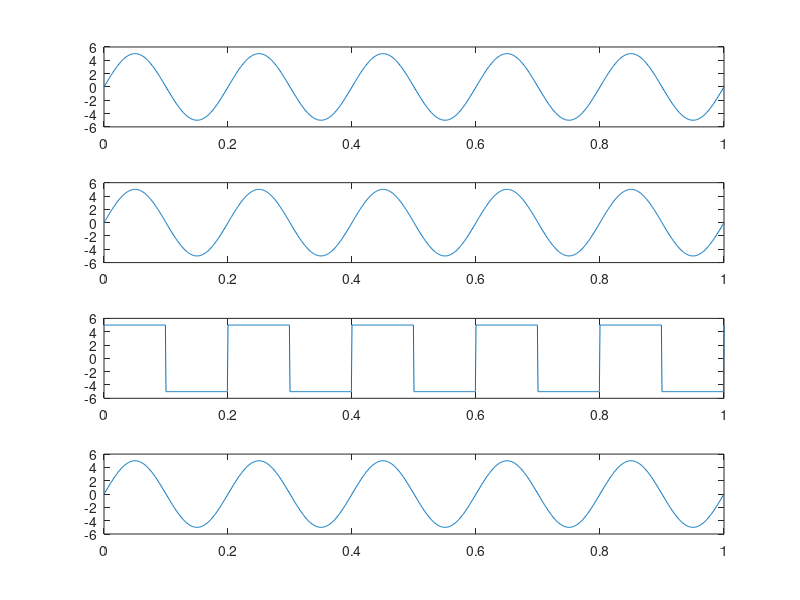

This figure's MATLAB source:
clc
t = 0:0.001:1;
fc1= input('Enter the frequency1');
fc2= input('Enter the frequency2');
fp= input('Enter binary frequency');
A= input('Enter the Amplitude');
grid on
title('Data signal')
xlabel('time')
ylabel('amplitude')

c1=A.*sin(2*pi*fc1*t); 
c2=A.*sin(2*pi*fc2*t);
subplot (4,1,1)
plot (t,c1)
subplot (4,1,2)
plot (t,c2)
m=A.*square(2*pi*fp*t);
subplot(4,1,3)
plot(t,m)

for i=0:1000
    if m(i+1)==0
      md(i+1)=c2(i+1);
    else
      md(i+1)=c1(i+1);
    end
end
subplot (4,1,4)
plot(t,md)
